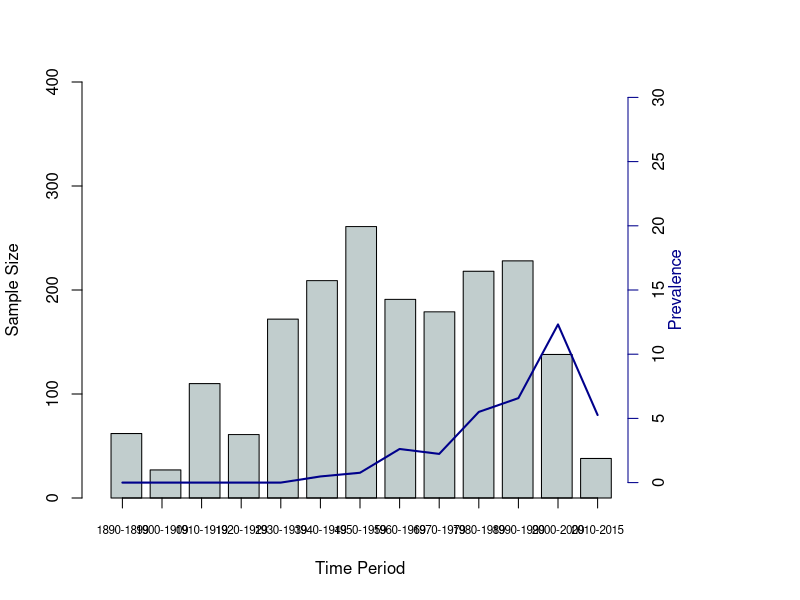

Generate this figure with R: (Note: this script raises an error after producing the figure.)

setwd("Dropbox/Chaukulkar Manuscript/Data files/")
taricha=read.csv("DecadeTable_SC.csv", header=TRUE)
# Taricha
par(mar=c(5, 4, 4, 8) + 0.1)
a=barplot(taricha$tot, width=0.775, space=0.275, xlim=c(0,13), ylim=c(0,400), axes=FALSE, xlab="Time Period", ylab="Sample Size", col="azure3")
mtext(1, at=c(0.5:12.5), line=1, text = c("1890-1899", "1900-1909", "1910-1919", 
                                         "1920-1929", "1930-1939", "1940-1949", 
                                         "1950-1959", "1960-1969", "1970-1979", 
                                         "1980-1989", "1990-1999", "2000-2009", 
                                         "2010-2015"), cex=0.7)
taricha$x.axis=c(1:13)
axis(1, at=c(0.5:12.5), labels=FALSE)
axis(2)
par(new=TRUE)
plot(x=c(0.5:12.5), taricha$prev, type="l", lwd=2, 
     ylab=" ", xlab=" ", ylim=c(0,30), xlim=c(0,13), axes=FALSE, col="darkblue")
axis(4, line=-.5, col="darkblue")
mtext("Prevalence", side = 4, line = 1.35, cex = par("cex.lab"), col="darkblue")
errbar(x=c(0.5:12.5), y=taricha$prev, yplus=taricha$upperc, yminus=taricha$lowerc, 
       add=T,xlab="",pch="",lwd="1",cap=0.01)
par(new=TRUE)
plot(x=c(0.5:12.5), taricha$log.avg.zscore, type="l", xlim=c(0,13), lwd=2,
     ylab=" ", xlab=" ", ylim=c(0,5), lty=2, axes=FALSE, col="darkred")
axis(4, lwd=1, line=3, ylim=c(0,5),col="darkred")
mtext("Log10 Bd Load (Zoospore Equivalents)", side = 4, line = 5, cex = par("cex.lab"), col="darkred")
abline(h=4, lty=3, lwd=0.75)
abline(h=0, lty=3, lwd=0.5)

taricha$avg.Zscore = c(0,0,0,0,0,0.0000976,2.956,23.21584,159.2576,8.208933,8.707522,52.25765,4.688)
taricha$log.avg.zscore = log10(taricha$avg.Zscore + 1)
